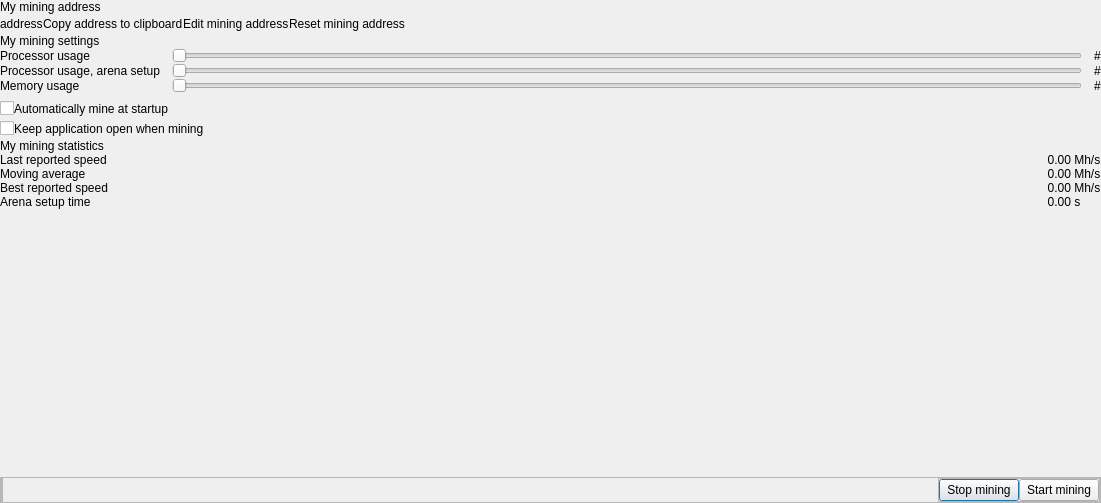
<?xml version="1.0" encoding="UTF-8"?>
<ui version="4.0">
 <class>MiningAccountDialog</class>
 <widget class="QDialog" name="MiningAccountDialog">
  <property name="geometry">
   <rect>
    <x>0</x>
    <y>0</y>
    <width>1101</width>
    <height>503</height>
   </rect>
  </property>
  <property name="sizePolicy">
   <sizepolicy hsizetype="Expanding" vsizetype="Expanding">
    <horstretch>0</horstretch>
    <verstretch>0</verstretch>
   </sizepolicy>
  </property>
  <property name="toolTip">
   <string notr="true"/>
  </property>
  <layout class="QVBoxLayout" name="verticalLayout_2">
   <property name="spacing">
    <number>0</number>
   </property>
   <property name="leftMargin">
    <number>0</number>
   </property>
   <property name="topMargin">
    <number>0</number>
   </property>
   <property name="rightMargin">
    <number>0</number>
   </property>
   <property name="bottomMargin">
    <number>0</number>
   </property>
   <item>
    <layout class="QHBoxLayout" name="horizontalLayout">
     <property name="spacing">
      <number>0</number>
     </property>
     <item>
      <layout class="QVBoxLayout" name="outerLayout">
       <property name="spacing">
        <number>0</number>
       </property>
       <item>
        <widget class="QStackedWidget" name="receiveCoinsStackedWidget">
         <property name="currentIndex">
          <number>0</number>
         </property>
         <widget class="QWidget" name="receiveCoinsPage">
          <layout class="QVBoxLayout" name="verticalLayout">
           <property name="spacing">
            <number>0</number>
           </property>
           <property name="leftMargin">
            <number>0</number>
           </property>
           <property name="topMargin">
            <number>0</number>
           </property>
           <property name="rightMargin">
            <number>0</number>
           </property>
           <property name="bottomMargin">
            <number>0</number>
           </property>
           <item>
            <widget class="QLabel" name="miningAddressLabel">
             <property name="text">
              <string>My mining address</string>
             </property>
             <property name="indent">
              <number>0</number>
             </property>
            </widget>
           </item>
           <item>
            <layout class="QHBoxLayout" name="accountAddressLayout">
             <property name="spacing">
              <number>0</number>
             </property>
             <property name="bottomMargin">
              <number>0</number>
             </property>
             <item>
              <widget class="QLabel" name="accountAddress">
               <property name="text">
                <string notr="true">address</string>
               </property>
               <property name="indent">
                <number>0</number>
               </property>
               <property name="textInteractionFlags">
                <set>Qt::TextSelectableByMouse</set>
               </property>
              </widget>
             </item>
             <item>
              <widget class="ClickableLabel" name="miningCopyToClipboardButton">
               <property name="toolTip">
                <string>Copy address to clipboard</string>
               </property>
               <property name="text">
                <string notr="true">Copy address to clipboard</string>
               </property>
               <property name="indent">
                <number>0</number>
               </property>
              </widget>
             </item>
             <item>
              <widget class="ClickableLabel" name="miningEditAddressButton">
               <property name="toolTip">
                <string>Edit mining address</string>
               </property>
               <property name="text">
                <string notr="true">Edit mining address</string>
               </property>
               <property name="indent">
                <number>0</number>
               </property>
              </widget>
             </item>
             <item>
              <widget class="ClickableLabel" name="miningResetAddressButton">
               <property name="toolTip">
                <string>Reset mining address</string>
               </property>
               <property name="text">
                <string notr="true">Reset mining address</string>
               </property>
               <property name="indent">
                <number>0</number>
               </property>
              </widget>
             </item>
             <item>
              <spacer name="horizontalSpacer">
               <property name="orientation">
                <enum>Qt::Horizontal</enum>
               </property>
               <property name="sizeHint" stdset="0">
                <size>
                 <width>40</width>
                 <height>20</height>
                </size>
               </property>
              </spacer>
             </item>
            </layout>
           </item>
           <item>
            <layout class="QHBoxLayout" name="horizontalLayout_8">
             <property name="spacing">
              <number>0</number>
             </property>
             <property name="bottomMargin">
              <number>0</number>
             </property>
            </layout>
           </item>
           <item>
            <widget class="QLabel" name="miningSettingsLabel">
             <property name="text">
              <string>My mining settings</string>
             </property>
             <property name="indent">
              <number>0</number>
             </property>
            </widget>
           </item>
           <item>
            <layout class="QGridLayout" name="gridLayout_2">
             <property name="topMargin">
              <number>0</number>
             </property>
             <property name="horizontalSpacing">
              <number>12</number>
             </property>
             <item row="0" column="1">
              <widget class="QSlider" name="miningThreadSlider">
               <property name="toolTip">
                <string notr="true"/>
               </property>
               <property name="orientation">
                <enum>Qt::Horizontal</enum>
               </property>
              </widget>
             </item>
             <item row="1" column="2">
              <widget class="QLabel" name="miningArenaThreadSliderLabel">
               <property name="text">
                <string>#</string>
               </property>
               <property name="alignment">
                <set>Qt::AlignLeading|Qt::AlignLeft|Qt::AlignVCenter</set>
               </property>
              </widget>
             </item>
             <item row="2" column="2">
              <widget class="QLabel" name="miningMemorySliderLabel">
               <property name="text">
                <string notr="true">#</string>
               </property>
               <property name="alignment">
                <set>Qt::AlignLeading|Qt::AlignLeft|Qt::AlignVCenter</set>
               </property>
              </widget>
             </item>
             <item row="0" column="2">
              <widget class="QLabel" name="miningThreadSliderLabel">
               <property name="text">
                <string>#</string>
               </property>
               <property name="alignment">
                <set>Qt::AlignLeading|Qt::AlignLeft|Qt::AlignVCenter</set>
               </property>
              </widget>
             </item>
             <item row="2" column="0">
              <widget class="QLabel" name="miningMemorySliderHeading">
               <property name="text">
                <string>Memory usage</string>
               </property>
              </widget>
             </item>
             <item row="2" column="1">
              <widget class="QSlider" name="miningMemorySlider">
               <property name="toolTip">
                <string notr="true"/>
               </property>
               <property name="orientation">
                <enum>Qt::Horizontal</enum>
               </property>
              </widget>
             </item>
             <item row="0" column="0">
              <widget class="QLabel" name="miningThreadSliderHeading">
               <property name="text">
                <string>Processor usage</string>
               </property>
              </widget>
             </item>
             <item row="1" column="0">
              <widget class="QLabel" name="miningArenaThreadSliderHeading">
               <property name="text">
                <string>Processor usage, arena setup</string>
               </property>
              </widget>
             </item>
             <item row="1" column="1">
              <widget class="QSlider" name="miningArenaThreadSlider">
               <property name="toolTip">
                <string notr="true"/>
               </property>
               <property name="orientation">
                <enum>Qt::Horizontal</enum>
               </property>
              </widget>
             </item>
            </layout>
           </item>
           <item>
            <layout class="QHBoxLayout" name="horizontalLayout_3">
             <property name="spacing">
              <number>0</number>
             </property>
             <property name="topMargin">
              <number>6</number>
             </property>
             <item>
              <widget class="QCheckBox" name="miningCheckBoxMineAtStartup">
               <property name="toolTip">
                <string notr="true"/>
               </property>
               <property name="text">
                <string notr="true"/>
               </property>
              </widget>
             </item>
             <item>
              <widget class="QLabel" name="label_4">
               <property name="text">
                <string>Automatically mine at startup</string>
               </property>
               <property name="indent">
                <number>0</number>
               </property>
              </widget>
             </item>
             <item>
              <spacer name="horizontalSpacer_2">
               <property name="orientation">
                <enum>Qt::Horizontal</enum>
               </property>
               <property name="sizeHint" stdset="0">
                <size>
                 <width>40</width>
                 <height>20</height>
                </size>
               </property>
              </spacer>
             </item>
            </layout>
           </item>
           <item>
            <layout class="QHBoxLayout" name="horizontalLayout_4">
             <property name="spacing">
              <number>0</number>
             </property>
             <property name="topMargin">
              <number>0</number>
             </property>
             <item>
              <widget class="QCheckBox" name="miningCheckBoxKeepOpen">
               <property name="text">
                <string notr="true"/>
               </property>
              </widget>
             </item>
             <item>
              <widget class="QLabel" name="label_5">
               <property name="text">
                <string>Keep application open when mining</string>
               </property>
               <property name="indent">
                <number>0</number>
               </property>
              </widget>
             </item>
             <item>
              <spacer name="horizontalSpacer_3">
               <property name="orientation">
                <enum>Qt::Horizontal</enum>
               </property>
               <property name="sizeHint" stdset="0">
                <size>
                 <width>40</width>
                 <height>20</height>
                </size>
               </property>
              </spacer>
             </item>
            </layout>
           </item>
           <item>
            <widget class="QLabel" name="miningStatisticsLabel">
             <property name="text">
              <string>My mining statistics</string>
             </property>
             <property name="indent">
              <number>0</number>
             </property>
            </widget>
           </item>
           <item>
            <layout class="QGridLayout" name="gridLayout" columnstretch="1,1,0">
             <property name="leftMargin">
              <number>0</number>
             </property>
             <property name="topMargin">
              <number>0</number>
             </property>
             <property name="rightMargin">
              <number>0</number>
             </property>
             <item row="2" column="0">
              <widget class="QLabel" name="bestMiningSpeed">
               <property name="text">
                <string>Best reported speed</string>
               </property>
              </widget>
             </item>
             <item row="2" column="1">
              <widget class="QLabel" name="labelBestMiningSpeed">
               <property name="text">
                <string notr="true">0.00</string>
               </property>
               <property name="alignment">
                <set>Qt::AlignRight|Qt::AlignTrailing|Qt::AlignVCenter</set>
               </property>
              </widget>
             </item>
             <item row="3" column="1">
              <widget class="QLabel" name="labelLastArenaSetupTime">
               <property name="text">
                <string notr="true">0.00</string>
               </property>
               <property name="alignment">
                <set>Qt::AlignRight|Qt::AlignTrailing|Qt::AlignVCenter</set>
               </property>
              </widget>
             </item>
             <item row="3" column="0">
              <widget class="QLabel" name="arenaSetupTime">
               <property name="text">
                <string>Arena setup time</string>
               </property>
              </widget>
             </item>
             <item row="1" column="0">
              <widget class="QLabel" name="movingAverage">
               <property name="text">
                <string>Moving average</string>
               </property>
              </widget>
             </item>
             <item row="0" column="1">
              <widget class="QLabel" name="labelLastMiningSpeed">
               <property name="text">
                <string notr="true">0.00</string>
               </property>
               <property name="alignment">
                <set>Qt::AlignRight|Qt::AlignTrailing|Qt::AlignVCenter</set>
               </property>
              </widget>
             </item>
             <item row="0" column="0">
              <widget class="QLabel" name="lastReportedSpeed">
               <property name="text">
                <string>Last reported speed</string>
               </property>
              </widget>
             </item>
             <item row="1" column="1">
              <widget class="QLabel" name="labelAverageMiningSpeed">
               <property name="text">
                <string notr="true">0.00</string>
               </property>
               <property name="alignment">
                <set>Qt::AlignRight|Qt::AlignTrailing|Qt::AlignVCenter</set>
               </property>
              </widget>
             </item>
             <item row="3" column="2">
              <widget class="QLabel" name="labelLastArenaSetupTimeUnits">
               <property name="text">
                <string notr="true"> s</string>
               </property>
               <property name="alignment">
                <set>Qt::AlignLeading|Qt::AlignLeft|Qt::AlignVCenter</set>
               </property>
               <property name="indent">
                <number>0</number>
               </property>
              </widget>
             </item>
             <item row="2" column="2">
              <widget class="QLabel" name="labelBestMiningSpeedUnits">
               <property name="text">
                <string notr="true"> Mh/s</string>
               </property>
               <property name="alignment">
                <set>Qt::AlignLeading|Qt::AlignLeft|Qt::AlignVCenter</set>
               </property>
               <property name="indent">
                <number>0</number>
               </property>
              </widget>
             </item>
             <item row="1" column="2">
              <widget class="QLabel" name="labelAverageMiningSpeedUnits">
               <property name="text">
                <string notr="true"> Mh/s</string>
               </property>
               <property name="alignment">
                <set>Qt::AlignLeading|Qt::AlignLeft|Qt::AlignVCenter</set>
               </property>
               <property name="indent">
                <number>0</number>
               </property>
              </widget>
             </item>
             <item row="0" column="2">
              <widget class="QLabel" name="labelLastMiningSpeedUnits">
               <property name="text">
                <string notr="true"> Mh/s</string>
               </property>
               <property name="alignment">
                <set>Qt::AlignLeading|Qt::AlignLeft|Qt::AlignVCenter</set>
               </property>
               <property name="indent">
                <number>0</number>
               </property>
              </widget>
             </item>
            </layout>
           </item>
           <item>
            <spacer name="verticalSpacer">
             <property name="orientation">
              <enum>Qt::Vertical</enum>
             </property>
             <property name="sizeHint" stdset="0">
              <size>
               <width>20</width>
               <height>283</height>
              </size>
             </property>
            </spacer>
           </item>
          </layout>
         </widget>
        </widget>
       </item>
       <item>
        <widget class="QFrame" name="accountActionButtonFrame">
         <property name="frameShape">
          <enum>QFrame::StyledPanel</enum>
         </property>
         <property name="frameShadow">
          <enum>QFrame::Raised</enum>
         </property>
         <layout class="QHBoxLayout" name="horizontalLayout_2">
          <property name="spacing">
           <number>0</number>
          </property>
          <property name="leftMargin">
           <number>0</number>
          </property>
          <property name="topMargin">
           <number>0</number>
          </property>
          <property name="rightMargin">
           <number>0</number>
          </property>
          <property name="bottomMargin">
           <number>0</number>
          </property>
          <item>
           <widget class="QFrame" name="cancelButtonGroup">
            <property name="sizePolicy">
             <sizepolicy hsizetype="Maximum" vsizetype="Preferred">
              <horstretch>0</horstretch>
              <verstretch>0</verstretch>
             </sizepolicy>
            </property>
            <property name="frameShape">
             <enum>QFrame::StyledPanel</enum>
            </property>
            <property name="frameShadow">
             <enum>QFrame::Raised</enum>
            </property>
            <layout class="QHBoxLayout" name="horizontalLayout_7">
             <property name="spacing">
              <number>0</number>
             </property>
             <property name="leftMargin">
              <number>0</number>
             </property>
             <property name="topMargin">
              <number>0</number>
             </property>
             <property name="rightMargin">
              <number>0</number>
             </property>
             <property name="bottomMargin">
              <number>0</number>
             </property>
            </layout>
           </widget>
          </item>
          <item>
           <spacer name="accountButtonSpacer">
            <property name="orientation">
             <enum>Qt::Horizontal</enum>
            </property>
            <property name="sizeType">
             <enum>QSizePolicy::MinimumExpanding</enum>
            </property>
            <property name="sizeHint" stdset="0">
             <size>
              <width>0</width>
              <height>20</height>
             </size>
            </property>
           </spacer>
          </item>
          <item>
           <widget class="QFrame" name="confirmButtonGroup">
            <property name="sizePolicy">
             <sizepolicy hsizetype="Maximum" vsizetype="Preferred">
              <horstretch>0</horstretch>
              <verstretch>0</verstretch>
             </sizepolicy>
            </property>
            <property name="frameShape">
             <enum>QFrame::StyledPanel</enum>
            </property>
            <property name="frameShadow">
             <enum>QFrame::Raised</enum>
            </property>
            <layout class="QHBoxLayout" name="horizontalLayout_6">
             <property name="spacing">
              <number>0</number>
             </property>
             <property name="leftMargin">
              <number>0</number>
             </property>
             <property name="topMargin">
              <number>0</number>
             </property>
             <property name="rightMargin">
              <number>0</number>
             </property>
             <property name="bottomMargin">
              <number>0</number>
             </property>
             <item>
              <widget class="QPushButton" name="miningStopminingButton">
               <property name="sizePolicy">
                <sizepolicy hsizetype="Minimum" vsizetype="Fixed">
                 <horstretch>0</horstretch>
                 <verstretch>0</verstretch>
                </sizepolicy>
               </property>
               <property name="text">
                <string>Stop mining</string>
               </property>
              </widget>
             </item>
             <item>
              <widget class="QPushButton" name="miningStartminingButton">
               <property name="sizePolicy">
                <sizepolicy hsizetype="Minimum" vsizetype="Fixed">
                 <horstretch>0</horstretch>
                 <verstretch>0</verstretch>
                </sizepolicy>
               </property>
               <property name="text">
                <string>Start mining</string>
               </property>
              </widget>
             </item>
            </layout>
           </widget>
          </item>
         </layout>
        </widget>
       </item>
      </layout>
     </item>
    </layout>
   </item>
  </layout>
 </widget>
 <customwidgets>
  <customwidget>
   <class>ClickableLabel</class>
   <extends>QLabel</extends>
   <header location="global">qt/clickablelabel.h</header>
  </customwidget>
 </customwidgets>
 <resources>
  <include location="../../gulden.qrc"/>
 </resources>
 <connections/>
</ui>
